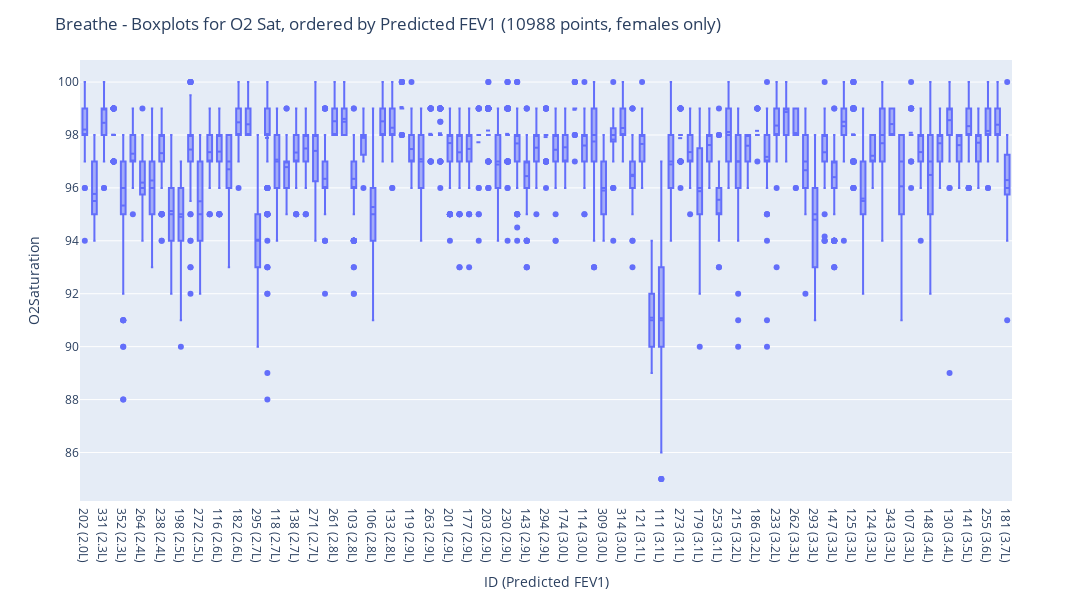

The notebook cell saved with this chart:
### Code cell
# Sort values by ascending FEV1 % Predicted
col = 'FEV1 % Predicted'
col = 'Predicted FEV1'
# col = 'FEV1'

gender = "both"
gender = "male"
gender = "female"

if gender == "both":
  df_plot = df
  title_suffix = ""
elif gender == "male":
  df_plot = df[df.Sex == "Male"]
  title_suffix = ", males only"
elif gender == "female":
  df_plot = df[df.Sex == "Female"]
  title_suffix = ", females only"

df = df.sort_values(by=[col if col == 'Predicted FEV1' else f"{col}_avg"])

title = f"Breathe - Boxplots for O2 Sat, ordered by {col} ({df_plot.shape[0]} points{title_suffix})"

fig = px.box(
        df_plot,
        x=f"ID ({col if col == 'Predicted FEV1' else 'avg ' + col})",
        y="O2Saturation",
    )
# Add title
fig.update_layout(title=title)
fig.update_traces(boxmean=True)

# Update fig size
fig.update_layout(height=600, width=3000)
fig.show()
fig.write_image("{}/Factors - {}.pdf".format(plotsdir, title))

### Figure 1 — Plotly figure (JSON) as saved in the notebook; plotly's stock layout.template omitted (floating-point values rounded to 4 significant figures; data arrays with more than 128 entries replaced by an {"elided": "..."} marker saying what was removed)
{"data": [{"alignmentgroup": "True", "boxmean": true, "hovertemplate": "ID (Predicted FEV1)=%{x}<br>O2Saturation=%{y}<extra></extra>", "legendgroup": "", "marker": {"color": "#636efa"}, "name": "", "notched": false, "offsetgroup": "", "orientation": "v", "showlegend": false, "type": "box", "x": {"elided": "10988 str values"}, "x0": " ", "xaxis": "x", "y": {"elided": "10988 float values"}, "y0": " ", "yaxis": "y"}], "layout": {"boxmode": "group", "height": 600, "legend": {"tracegroupgap": 0}, "margin": {"t": 60}, "title": {"text": "Breathe - Boxplots for O2 Sat, ordered by Predicted FEV1 (10988 points, females only)"}, "width": 3000, "xaxis": {"anchor": "y", "domain": [0, 1], "title": {"text": "ID (Predicted FEV1)"}}, "yaxis": {"anchor": "x", "domain": [0, 1], "title": {"text": "O2Saturation"}}}}
